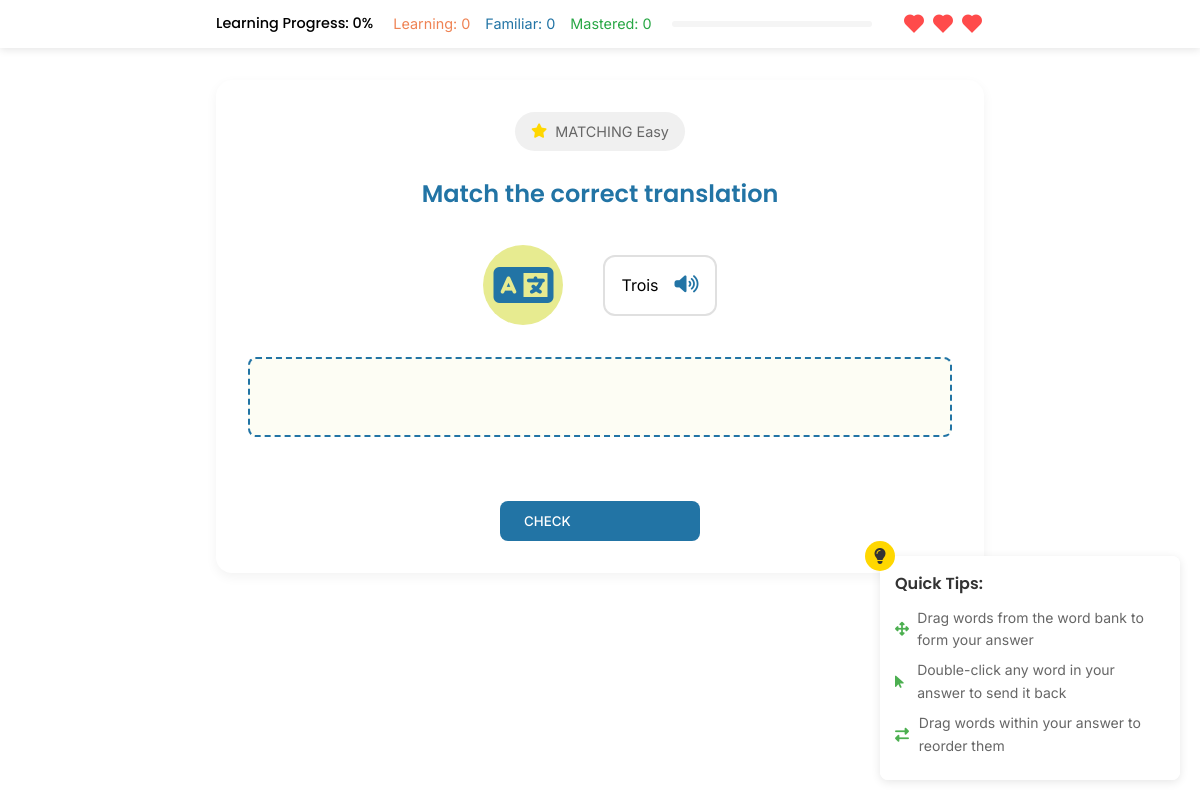
The page /view/learn.php?course=1&category=numbers (signed in) on the database as committed earlier.
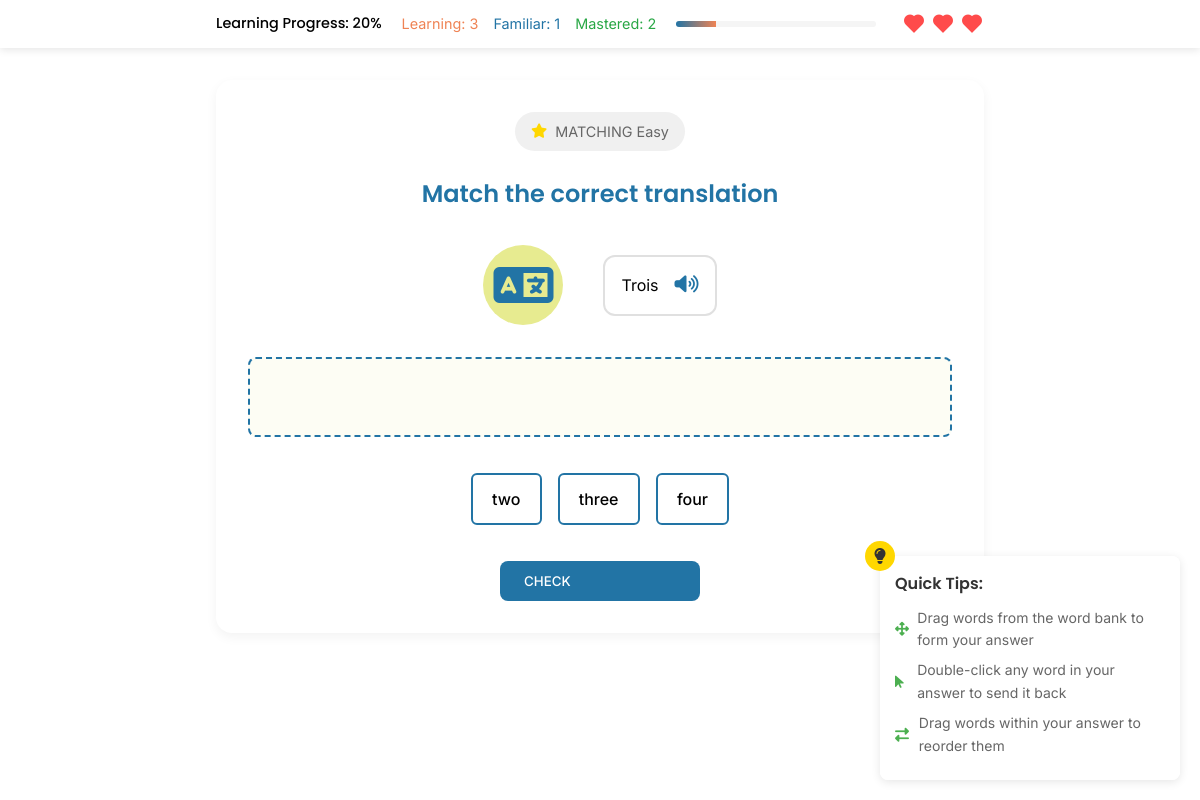
The same page on the database as committed later.
### tables this page shows
CREATE TABLE `exercise_word_bank` (
  `exerciseId` int(11) NOT NULL,
  `bankWordId` int(11) NOT NULL,
  `is_answer` tinyint(1) NOT NULL DEFAULT 0,
  `position` int(11) DEFAULT NULL
);

CREATE TABLE `word_bank` (
  `bankWordId` int(11) NOT NULL,
  `segment_text` varchar(100) NOT NULL,
  `languageId` int(11) NOT NULL,
  `part_of_speech` varchar(50) DEFAULT NULL,
  `difficulty` enum('easy','medium','hard') DEFAULT 'medium',
  `usage_frequency` int(11) DEFAULT 0
);

### actions/ProficiencyTracker.php (called while the page is built, shortened)
<?php
class ProficiencyTracker {
    private $pdo;
    private $userId;
    public function __construct($pdo, $userId) {
        $this->pdo = $pdo;
        $this->userId = $userId;
    }
    public function getProgress() {
        $stmt = $this->pdo->prepare("
            SELECT COUNT(DISTINCT w.wordId) as total_words
            FROM words w
            JOIN exercise_sets es ON w.wordId = es.wordId
            JOIN user_enrollments ue ON w.languageId = ue.languageId
            WHERE ue.userId = ?
        ");
        $stmt->execute([$this->userId]);
        $totalWords = $stmt->fetch(PDO::FETCH_ASSOC)['total_words'];
        $stmt = $this->pdo->prepare("
            SELECT
                COUNT(CASE WHEN proficiency = 'learning' THEN 1 END) as learning_count,
                COUNT(CASE WHEN proficiency = 'familiar' THEN 1 END) as familiar_count,
                COUNT(CASE WHEN proficiency = 'mastered' THEN 1 END) as mastered_count
            FROM learned_words
            WHERE userId = ?
        ");
        $stmt->execute([$this->userId]);
        $counts = $stmt->fetch(PDO::FETCH_ASSOC);
        $learningWeight = 0.3;
        $familiarWeight = 0.7;
        $masteredWeight = 1.0;
        $weightedProgress =
            ($counts['learning_count'] * $learningWeight +
             $counts['familiar_count'] * $familiarWeight +
             $counts['mastered_count'] * $masteredWeight) / ($totalWords ?: 1) * 100;
        return [
            'progress' => min(100, round($weightedProgress, 2)),
            'counts' => $counts
        ];
    }
}

### view/learn.php (the view, shortened to what the changed rows need)
<?php
require_once '../config/db_connect.php';
require_once '../actions/ProficiencyTracker.php';
$languageId = isset($_GET['course']) ? (int)$_GET['course'] : 0;
$categorySlug = isset($_GET['category']) ? htmlspecialchars($_GET['category']) : '';
$stmt = $pdo->prepare("
    SELECT
        es.exerciseId,
        es.wordId,
        w.word,
        w.pronunciation,
        w.context_type,
        w.difficulty,
        es.type,
        wc.categoryName,
        wc.categoryId,
        l.languageName
    FROM exercise_sets es
    JOIN words w ON es.wordId = w.wordId
    JOIN word_categories wc ON w.categoryId = wc.categoryId
    JOIN languages l ON w.languageId = l.languageId
    WHERE w.languageId = ?
    AND wc.categorySlug = ?
    AND w.wordId NOT IN (
        SELECT wordId FROM learned_words
        WHERE userId = ? AND proficiency = 'mastered'
    )
    ORDER BY RAND()
    LIMIT 1
");
try {
    $stmt->execute([$languageId, $categorySlug, $_SESSION['user_id']]);
    $exercise = $stmt->fetch(PDO::FETCH_ASSOC);
} catch (PDOException $e) {
    error_log("DEBUG: Database error: " . $e->getMessage());
    $exercise = [];
}
try {
    $stmt->execute([$languageId, $categorySlug, $_SESSION['user_id']]);
    $exercise = $stmt->fetch(PDO::FETCH_ASSOC);
    $errorMessage = null;
} catch (PDOException $e) {
    $errorMessage = "Database error occurred. Please try again later.";
    error_log("Database error: " . $e->getMessage());
}
if ($exercise) {
    $wordBankStmt = $pdo->prepare("
        SELECT
            wb.bankWordId,
            wb.segment_text,
            wb.part_of_speech,
            ewb.is_answer,
            ewb.position
        FROM exercise_word_bank ewb
        JOIN word_bank wb ON ewb.bankWordId = wb.bankWordId
        WHERE ewb.exerciseId = ?
    ");
    $wordBankStmt->execute([$exercise['exerciseId']]);
    $wordBank = $wordBankStmt->fetchAll(PDO::FETCH_ASSOC);
}
$proficiencyTracker = new ProficiencyTracker($pdo, $_SESSION['user_id']);
$progress = $proficiencyTracker->getProgress();
?>
<!DOCTYPE html>
<html lang="en">
<head>
    <link rel="stylesheet" href="https://cdnjs.cloudflare.com/ajax/libs/font-awesome/6.5.1/css/all.min.css">
    <link rel="stylesheet" href="../assets/css/styles.css">
    <link rel="stylesheet" href="../assets/css/learn.css">
    <link href='https://unpkg.com/boxicons@2.1.4/css/boxicons.min.css' rel='stylesheet'>
</head>
<body>
    <?php if ($errorMessage): ?>
    <div id="errorModal" class="modal" style="display: block;">
        <div class="modal-content">
            <h3>Notice</h3>
            <p><?php echo htmlspecialchars($errorMessage); ?></p>
            <div class="modal-buttons">
                <button onclick="window.location.href='dashboard.php'" class="btn btn-secondary">
                    Return to Dashboard
                </button>
                <?php if (strpos($errorMessage, "mastered") !== false): ?>
                    <button onclick="window.location.href='progress.php'" class="btn btn-primary">
                        View Progress
                    </button>
                <?php endif; ?>
            </div>
        </div>
    </div>
    <?php else: ?>
        <div class="learning-progress-floating">
            <div class="progress-inner">
                <div class="progress-stats">
                    <div class="progress-text">
                        Learning Progress: <?php echo round($progress['progress']); ?>%
                    </div>
                    <div class="proficiency-counts">
                        <span class="learning">Learning: <?php echo $progress['counts']['learning_count']; ?></span>
                        <span class="familiar">Familiar: <?php echo $progress['counts']['familiar_count']; ?></span>
                        <span class="mastered">Mastered: <?php echo $progress['counts']['mastered_count']; ?></span>
                    </div>
                    <div class="progress-bar">
                        <div class="progress-fill" style="width: <?php echo $progress['progress']; ?>%"></div>
                    </div>
                </div>
                <div class="hearts-display">
                    <div class="hearts">
                    </div>
                </div>
            </div>
        </div>
        <div class="tips-container">
            <div class="tips-icon">
                <i class="fas fa-lightbulb"></i>
            </div>
            <div class="tips-content">
                <h4>Quick Tips:</h4>
                <ul>
                    <li><i class="fas fa-arrows-alt"></i> Drag words from the word bank to form your answer</li>
                    <li><i class="fas fa-mouse-pointer"></i> Double-click any word in your answer to send it back</li>
                    <li><i class="fas fa-exchange-alt"></i> Drag words within your answer to reorder them</li>
                </ul>
            </div>
        </div>
        <main class="learn-container">
            <div class="exercise-container">
                <div class="badge">
                    <i class="fas fa-star"></i>
                    <span class="exercise-type">
                        <?php echo strtoupper($exercise['type']); ?>
                        <span class="difficulty-badge <?php echo $exercise['difficulty']; ?>">
                            <?php echo ucfirst($exercise['difficulty']); ?>
                        </span>
                    </span>
                </div>
                <h2 class="question">
                    <?php
                    switch($exercise['type']) {
                        case 'matching':
                            echo 'Match the correct translation';
                            break;
                    }
                    ?>
                </h2>
                <div class="character-display">
                    <div class="icon-container">
                        <i class="fas fa-language fa-3x"></i>
                    </div>
                    <div class="speech-bubble">
                        <span class="original-text"
                              data-pronunciation="<?php echo htmlspecialchars($exercise['pronunciation']); ?>"
                              data-context="<?php echo htmlspecialchars($exercise['context_type']); ?>">
                            <?php echo htmlspecialchars($exercise['word']); ?>
                        </span>
                        <button class="audio-btn" title="Listen to pronunciation">
                            <i class="fas fa-volume-up"></i>
                        </button>
                    </div>
                </div>
                <div class="answer-area">
                    <div class="answer-box" id="answerBox"></div>
                </div>
                <div class="word-bank" id="wordBank">
                    <?php foreach ($wordBank as $word): ?>
                        <div class="word-tile"
                             draggable="true"
                             data-part="<?php echo htmlspecialchars($word['part_of_speech']); ?>"
                             data-is-answer="<?php echo $word['is_answer']; ?>"
                             data-position="<?php echo $word['position']; ?>">
                            <?php echo htmlspecialchars($word['segment_text']); ?>
                        </div>
                    <?php endforeach; ?>
                </div>
                <div class="action-buttons">
                    <button class="btn btn-primary" id="checkBtn">CHECK</button>
                </div>
            </div>
        </main>
    <?php endif; ?>
</body>
</html>

Rows that differ between the two databases and show on the page:
added exercise_word_bank: bankWordId.segment_text "two"
added exercise_word_bank: bankWordId.segment_text "three"
added exercise_word_bank: bankWordId.segment_text "four"
Other text that changed with them:
$progress['progress']: "0" → "20"
$progress['counts']['learning_count']: "0" → "3"
$progress['counts']['familiar_count']: "0" → "1"
$progress['counts']['mastered_count']: "0" → "2"
